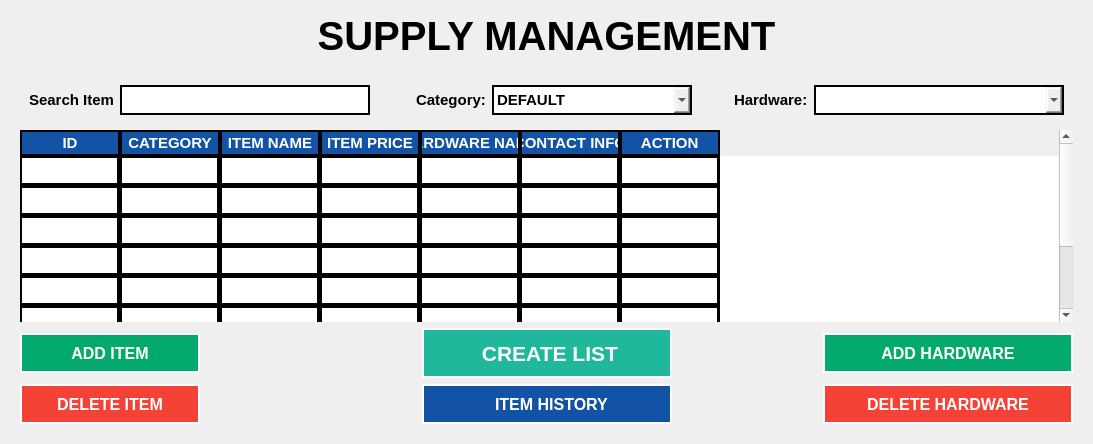
     <widget class="QWidget" name="page_2">
      <layout class="QGridLayout" name="gridLayout_12">
       <item row="2" column="0">
        <widget class="QFrame" name="supply_management_mainFrame">
         <property name="styleSheet">
          <string notr="true">QFrame{
border-style: none;

}</string>
         </property>
         <property name="frameShape">
          <enum>QFrame::StyledPanel</enum>
         </property>
         <property name="frameShadow">
          <enum>QFrame::Raised</enum>
         </property>
         <layout class="QGridLayout" name="gridLayout_13">
          <property name="leftMargin">
           <number>0</number>
          </property>
          <property name="topMargin">
           <number>0</number>
          </property>
          <property name="rightMargin">
           <number>0</number>
          </property>
          <property name="bottomMargin">
           <number>0</number>
          </property>
          <property name="spacing">
           <number>0</number>
          </property>
          <item row="0" column="0">
           <widget class="QFrame" name="frame_16">
            <property name="maximumSize">
             <size>
              <width>16777215</width>
              <height>16777215</height>
             </size>
            </property>
            <property name="frameShape">
             <enum>QFrame::StyledPanel</enum>
            </property>
            <property name="frameShadow">
             <enum>QFrame::Raised</enum>
            </property>
            <layout class="QVBoxLayout" name="verticalLayout_6">
             <item>
              <widget class="QFrame" name="frame_23">
               <property name="styleSheet">
                <string notr="true">border-style: none;</string>
               </property>
               <property name="frameShape">
                <enum>QFrame::StyledPanel</enum>
               </property>
               <property name="frameShadow">
                <enum>QFrame::Raised</enum>
               </property>
               <layout class="QHBoxLayout" name="horizontalLayout_16">
                <item>
                 <widget class="QPushButton" name="pushButton_18">
                  <property name="enabled">
                   <bool>false</bool>
                  </property>
                  <property name="maximumSize">
                   <size>
                    <width>120</width>
                    <height>16777215</height>
                   </size>
                  </property>
                  <property name="styleSheet">
                   <string notr="true">border-color: white;
border-style: none;
font-family: Segoe UI;
font-weight: bold;
color: black;
font-size: 15px;
</string>
                  </property>
                  <property name="text">
                   <string>Search Item</string>
                  </property>
                  <property name="icon">
                   <iconset>
                    <normaloff>images/ICON_SEARCH.png</normaloff>images/ICON_SEARCH.png</iconset>
                  </property>
                  <property name="iconSize">
                   <size>
                    <width>30</width>
                    <height>30</height>
                   </size>
                  </property>
                 </widget>
                </item>
                <item>
                 <widget class="QLineEdit" name="search_item_lineEdit">
                  <property name="minimumSize">
                   <size>
                    <width>250</width>
                    <height>30</height>
                   </size>
                  </property>
                  <property name="maximumSize">
                   <size>
                    <width>250</width>
                    <height>30</height>
                   </size>
                  </property>
                  <property name="focusPolicy">
                   <enum>Qt::StrongFocus</enum>
                  </property>
                  <property name="styleSheet">
                   <string notr="true">QLineEdit{
border-style: solid;
border-width: 2px;
border-color: black;
font-family: Segoe UI;
font-weight: bold;
color: black;
font-size: 15px;

}

QLineEdit::hover{
background-color: #efefef;
}</string>
                  </property>
                 </widget>
                </item>
                <item>
                 <spacer name="horizontalSpacer_8">
                  <property name="orientation">
                   <enum>Qt::Horizontal</enum>
                  </property>
                  <property name="sizeHint" stdset="0">
                   <size>
                    <width>40</width>
                    <height>20</height>
                   </size>
                  </property>
                 </spacer>
                </item>
                <item>
                 <widget class="QLabel" name="label_18">
                  <property name="styleSheet">
                   <string notr="true">border-color: white;
border-style: none;
font-family: Segoe UI;
font-weight: bold;
color: black;
font-size: 15px;
</string>
                  </property>
                  <property name="text">
                   <string>Category:</string>
                  </property>
                 </widget>
                </item>
                <item>
                 <widget class="QComboBox" name="categoryBox">
                  <property name="minimumSize">
                   <size>
                    <width>200</width>
                    <height>30</height>
                   </size>
                  </property>
                  <property name="maximumSize">
                   <size>
                    <width>150</width>
                    <height>30</height>
                   </size>
                  </property>
                  <property name="cursor">
                   <cursorShape>PointingHandCursor</cursorShape>
                  </property>
                  <property name="styleSheet">
                   <string notr="true">QComboBox{
border-style: solid;
border-width: 2px;
border-color: black;
font-family: Segoe UI;
font-weight: bold;
color: black;
font-size: 15px;

}

QComboBox::hover{
background-color: #efefef;
}</string>
                  </property>
                  <item>
                   <property name="text">
                    <string>DEFAULT</string>
                   </property>
                  </item>
                  <item>
                   <property name="text">
                    <string>CARPENTRY</string>
                   </property>
                  </item>
                  <item>
                   <property name="text">
                    <string>GENERAL HARDWARE</string>
                   </property>
                  </item>
                  <item>
                   <property name="text">
                    <string>GLASS</string>
                   </property>
                  </item>
                  <item>
                   <property name="text">
                    <string>HOME FURNISHING</string>
                   </property>
                  </item>
                  <item>
                   <property name="text">
                    <string>MASONRY</string>
                   </property>
                  </item>
                  <item>
                   <property name="text">
                    <string>METAL WORKS</string>
                   </property>
                  </item>
                  <item>
                   <property name="text">
                    <string>PAINTS</string>
                   </property>
                  </item>
                  <item>
                   <property name="text">
                    <string>PLUMBING</string>
                   </property>
                  </item>
                  <item>
                   <property name="text">
                    <string>ROOFING</string>
                   </property>
                  </item>
                 </widget>
                </item>
                <item>
                 <widget class="QFrame" name="frame_15">
                  <property name="minimumSize">
                   <size>
                    <width>30</width>
                    <height>30</height>
                   </size>
                  </property>
                  <property name="maximumSize">
                   <size>
                    <width>30</width>
                    <height>30</height>
                   </size>
                  </property>
                  <property name="frameShape">
                   <enum>QFrame::StyledPanel</enum>
                  </property>
                  <property name="frameShadow">
                   <enum>QFrame::Raised</enum>
                  </property>
                 </widget>
                </item>
                <item>
                 <widget class="QLabel" name="label_19">
                  <property name="styleSheet">
                   <string notr="true">border-color: white;
border-style: none;
font-family: Segoe UI;
font-weight: bold;
color: black;
font-size: 15px;
</string>
                  </property>
                  <property name="text">
                   <string>Hardware:</string>
                  </property>
                 </widget>
                </item>
                <item>
                 <widget class="QComboBox" name="hardwareBox">
                  <property name="minimumSize">
                   <size>
                    <width>250</width>
                    <height>30</height>
                   </size>
                  </property>
                  <property name="maximumSize">
                   <size>
                    <width>150</width>
                    <height>30</height>
                   </size>
                  </property>
                  <property name="cursor">
                   <cursorShape>PointingHandCursor</cursorShape>
                  </property>
                  <property name="styleSheet">
                   <string notr="true">QComboBox{
border-style: solid;
border-width: 2px;
border-color: black;
font-family: Segoe UI;
font-weight: bold;
color: black;
font-size: 15px;

}

QComboBox::hover{
background-color: #efefef;
}</string>
                  </property>
                 </widget>
                </item>
               </layout>
              </widget>
             </item>
             <item>
              <widget class="QTableWidget" name="supply_management_table">
               <property name="focusPolicy">
                <enum>Qt::NoFocus</enum>
               </property>
               <property name="styleSheet">
                <string notr="true">QTableWidget{
background-color: white;
gridline-color: black;
font-family: Segoe UI;
font-weight: bold;
color: black;
font-size: 11pt;

	
}
QTableView::item {
border: 2px solid black;
}
QHeaderView::section{
background-color: #1353A5;
border: 2px solid black;
font: bold 11pt Arial, serif;
color: rgb(255, 255, 255);
}
</string>
               </property>
               <property name="frameShape">
                <enum>QFrame::NoFrame</enum>
               </property>
               <property name="frameShadow">
                <enum>QFrame::Sunken</enum>
               </property>
               <property name="horizontalScrollBarPolicy">
                <enum>Qt::ScrollBarAlwaysOff</enum>
               </property>
               <property name="editTriggers">
                <set>QAbstractItemView::NoEditTriggers</set>
               </property>
               <property name="gridStyle">
                <enum>Qt::SolidLine</enum>
               </property>
               <attribute name="verticalHeaderVisible">
                <bool>false</bool>
               </attribute>
               <attribute name="verticalHeaderHighlightSections">
                <bool>true</bool>
               </attribute>
               <row>
                <property name="text">
                 <string>New Row</string>
                </property>
               </row>
               <row>
                <property name="text">
                 <string>New Row</string>
                </property>
               </row>
               <row>
                <property name="text">
                 <string>New Row</string>
                </property>
               </row>
               <row>
                <property name="text">
                 <string>New Row</string>
                </property>
               </row>
               <row>
                <property name="text">
                 <string>New Row</string>
                </property>
               </row>
               <row>
                <property name="text">
                 <string>New Row</string>
                </property>
               </row>
               <row>
                <property name="text">
                 <string>New Row</string>
                </property>
               </row>
               <row>
                <property name="text">
                 <string>New Row</string>
                </property>
               </row>
               <column>
                <property name="text">
                 <string> ID </string>
                </property>
               </column>
               <column>
                <property name="text">
                 <string>CATEGORY</string>
                </property>
               </column>
               <column>
                <property name="text">
                 <string>ITEM NAME</string>
                </property>
               </column>
               <column>
                <property name="text">
                 <string> ITEM PRICE </string>
                </property>
               </column>
               <column>
                <property name="text">
                 <string>HARDWARE NAME</string>
                </property>
               </column>
               <column>
                <property name="text">
                 <string> CONTACT INFO </string>
                </property>
               </column>
               <column>
                <property name="text">
                 <string> ACTION </string>
                </property>
               </column>
              </widget>
             </item>
             <item>
              <widget class="QFrame" name="frame_21">
               <property name="frameShape">
                <enum>QFrame::StyledPanel</enum>
               </property>
               <property name="frameShadow">
                <enum>QFrame::Raised</enum>
               </property>
               <layout class="QHBoxLayout" name="horizontalLayout_8">
                <property name="spacing">
                 <number>0</number>
                </property>
                <property name="leftMargin">
                 <number>0</number>
                </property>
                <property name="topMargin">
                 <number>0</number>
                </property>
                <property name="rightMargin">
                 <number>0</number>
                </property>
                <property name="bottomMargin">
                 <number>0</number>
                </property>
                <item>
                 <widget class="QPushButton" name="add_item_btn">
                  <property name="minimumSize">
                   <size>
                    <width>180</width>
                    <height>40</height>
                   </size>
                  </property>
                  <property name="maximumSize">
                   <size>
                    <width>180</width>
                    <height>40</height>
                   </size>
                  </property>
                  <property name="cursor">
                   <cursorShape>PointingHandCursor</cursorShape>
                  </property>
                  <property name="focusPolicy">
                   <enum>Qt::NoFocus</enum>
                  </property>
                  <property name="styleSheet">
                   <string notr="true">QPushButton{

border-radius:  0px;
border-style: solid;
background-color: #04AA6D;
color: white;
font-family: Segoe UI;
font-weight: bold;
font-size: 12pt;
border-width: 2px;

}

QPushButton:hover{
	background-color: #026641;
	color: white;
}</string>
                  </property>
                  <property name="text">
                   <string>ADD ITEM</string>
                  </property>
                 </widget>
                </item>
                <item>
                 <widget class="QFrame" name="frame_3">
                  <property name="minimumSize">
                   <size>
                    <width>70</width>
                    <height>0</height>
                   </size>
                  </property>
                  <property name="maximumSize">
                   <size>
                    <width>70</width>
                    <height>16777215</height>
                   </size>
                  </property>
                  <property name="frameShape">
                   <enum>QFrame::StyledPanel</enum>
                  </property>
                  <property name="frameShadow">
                   <enum>QFrame::Raised</enum>
                  </property>
                 </widget>
                </item>
                <item>
                 <spacer name="horizontalSpacer_5">
                  <property name="orientation">
                   <enum>Qt::Horizontal</enum>
                  </property>
                  <property name="sizeHint" stdset="0">
                   <size>
                    <width>40</width>
                    <height>20</height>
                   </size>
                  </property>
                 </spacer>
                </item>
                <item>
                 <widget class="QPushButton" name="createList_btn">
                  <property name="minimumSize">
                   <size>
                    <width>250</width>
                    <height>50</height>
                   </size>
                  </property>
                  <property name="maximumSize">
                   <size>
                    <width>235</width>
                    <height>50</height>
                   </size>
                  </property>
                  <property name="cursor">
                   <cursorShape>PointingHandCursor</cursorShape>
                  </property>
                  <property name="focusPolicy">
                   <enum>Qt::NoFocus</enum>
                  </property>
                  <property name="styleSheet">
                   <string notr="true">QPushButton{

border-radius:  0px;
border-style: solid;
background-color: #1FB89B;
color: white;
font-family: Segoe UI;
font-weight: bold;
font-size: 16pt;
border-width: 2px;

}

QPushButton:hover{
	background-color: #62CDB9;
	color: white;
}</string>
                  </property>
                  <property name="text">
                   <string> CREATE LIST</string>
                  </property>
                  <property name="icon">
                   <iconset>
                    <normaloff>images/ICON_LIST.png</normaloff>images/ICON_LIST.png</iconset>
                  </property>
                  <property name="iconSize">
                   <size>
                    <width>35</width>
                    <height>35</height>
                   </size>
                  </property>
                 </widget>
                </item>
                <item>
                 <spacer name="horizontalSpacer_13">
                  <property name="orientation">
                   <enum>Qt::Horizontal</enum>
                  </property>
                  <property name="sizeHint" stdset="0">
                   <size>
                    <width>40</width>
                    <height>20</height>
                   </size>
                  </property>
                 </spacer>
                </item>
                <item>
                 <widget class="QPushButton" name="add_hardware_btn">
                  <property name="minimumSize">
                   <size>
                    <width>250</width>
                    <height>40</height>
                   </size>
                  </property>
                  <property name="maximumSize">
                   <size>
                    <width>250</width>
                    <height>40</height>
                   </size>
                  </property>
                  <property name="cursor">
                   <cursorShape>PointingHandCursor</cursorShape>
                  </property>
                  <property name="focusPolicy">
                   <enum>Qt::NoFocus</enum>
                  </property>
                  <property name="styleSheet">
                   <string notr="true">QPushButton{

border-radius:  0px;
border-style: solid;
background-color: #04AA6D;
color: white;
font-family: Segoe UI;
font-weight: bold;
font-size: 12pt;
border-width: 2px;

}

QPushButton:hover{
	background-color: #026641;
	color: white;
}</string>
                  </property>
                  <property name="text">
                   <string>ADD HARDWARE</string>
                  </property>
                 </widget>
                </item>
               </layout>
              </widget>
             </item>
             <item>
              <widget class="QFrame" name="frame_17">
               <property name="styleSheet">
                <string notr="true">border-style: none;</string>
               </property>
               <property name="frameShape">
                <enum>QFrame::StyledPanel</enum>
               </property>
               <property name="frameShadow">
                <enum>QFrame::Raised</enum>
               </property>
               <layout class="QHBoxLayout" name="horizontalLayout_6">
                <property name="spacing">
                 <number>0</number>
                </property>
                <property name="leftMargin">
                 <number>0</number>
                </property>
                <property name="topMargin">
                 <number>0</number>
                </property>
                <property name="rightMargin">
                 <number>0</number>
                </property>
                <property name="bottomMargin">
                 <number>0</number>
                </property>
                <item>
                 <widget class="QPushButton" name="delete_item_btn">
                  <property name="minimumSize">
                   <size>
                    <width>180</width>
                    <height>40</height>
                   </size>
                  </property>
                  <property name="maximumSize">
                   <size>
                    <width>180</width>
                    <height>40</height>
                   </size>
                  </property>
                  <property name="cursor">
                   <cursorShape>PointingHandCursor</cursorShape>
                  </property>
                  <property name="focusPolicy">
                   <enum>Qt::NoFocus</enum>
                  </property>
                  <property name="styleSheet">
                   <string notr="true">QPushButton{

border-radius:  0px;
border-style: solid;
background-color: #f44336;
color: white;
font-family: Segoe UI;
font-weight: bold;
font-size: 12pt;
border-width: 2px;

}

QPushButton:hover{
	background-color: #aa2e25;
	color: white;
}</string>
                  </property>
                  <property name="text">
                   <string>DELETE ITEM</string>
                  </property>
                 </widget>
                </item>
                <item>
                 <widget class="QFrame" name="frame_28">
                  <property name="minimumSize">
                   <size>
                    <width>70</width>
                    <height>0</height>
                   </size>
                  </property>
                  <property name="maximumSize">
                   <size>
                    <width>70</width>
                    <height>16777215</height>
                   </size>
                  </property>
                  <property name="frameShape">
                   <enum>QFrame::StyledPanel</enum>
                  </property>
                  <property name="frameShadow">
                   <enum>QFrame::Raised</enum>
                  </property>
                 </widget>
                </item>
                <item>
                 <spacer name="horizontalSpacer_3">
                  <property name="orientation">
                   <enum>Qt::Horizontal</enum>
                  </property>
                  <property name="sizeHint" stdset="0">
                   <size>
                    <width>40</width>
                    <height>20</height>
                   </size>
                  </property>
                 </spacer>
                </item>
                <item>
                 <widget class="QPushButton" name="item_history_btn">
                  <property name="minimumSize">
                   <size>
                    <width>250</width>
                    <height>40</height>
                   </size>
                  </property>
                  <property name="maximumSize">
                   <size>
                    <width>250</width>
                    <height>50</height>
                   </size>
                  </property>
                  <property name="cursor">
                   <cursorShape>PointingHandCursor</cursorShape>
                  </property>
                  <property name="focusPolicy">
                   <enum>Qt::NoFocus</enum>
                  </property>
                  <property name="styleSheet">
                   <string notr="true">QPushButton{

border-radius:  0px;
border-style: solid;
background-color: #1353A5;
color: white;
font-family: Segoe UI;
font-weight: bold;
font-size: 12pt;
border-width: 2px;

}

QPushButton:hover{
	background-color: #0B3163;
	color: white;
}</string>
                  </property>
                  <property name="text">
                   <string>  ITEM HISTORY</string>
                  </property>
                  <property name="icon">
                   <iconset>
                    <normaloff>images/ICON_HISTORY.png</normaloff>images/ICON_HISTORY.png</iconset>
                  </property>
                  <property name="iconSize">
                   <size>
                    <width>27</width>
                    <height>27</height>
                   </size>
                  </property>
                 </widget>
                </item>
                <item>
                 <spacer name="horizontalSpacer_6">
                  <property name="orientation">
                   <enum>Qt::Horizontal</enum>
                  </property>
                  <property name="sizeHint" stdset="0">
                   <size>
                    <width>40</width>
                    <height>20</height>
                   </size>
                  </property>
                 </spacer>
                </item>
                <item>
                 <widget class="QPushButton" name="delete_hardware_btn">
                  <property name="minimumSize">
                   <size>
                    <width>250</width>
                    <height>40</height>
                   </size>
                  </property>
                  <property name="maximumSize">
                   <size>
                    <width>250</width>
                    <height>40</height>
                   </size>
                  </property>
                  <property name="cursor">
                   <cursorShape>PointingHandCursor</cursorShape>
                  </property>
                  <property name="focusPolicy">
                   <enum>Qt::NoFocus</enum>
                  </property>
                  <property name="styleSheet">
                   <string notr="true">QPushButton{

border-radius:  0px;
border-style: solid;
background-color: #f44336;
color: white;
font-family: Segoe UI;
font-weight: bold;
font-size: 12pt;
border-width: 2px;

}

QPushButton:hover{
	background-color: #aa2e25;
	color: white;
}</string>
                  </property>
                  <property name="text">
                   <string>DELETE HARDWARE</string>
                  </property>
                 </widget>
                </item>
               </layout>
              </widget>
             </item>
            </layout>
           </widget>
          </item>
         </layout>
        </widget>
       </item>
       <item row="0" column="0">
        <widget class="QLabel" name="label_17">
         <property name="minimumSize">
          <size>
           <width>0</width>
           <height>50</height>
          </size>
         </property>
         <property name="maximumSize">
          <size>
           <width>16777215</width>
           <height>50</height>
          </size>
         </property>
         <property name="styleSheet">
          <string notr="true">border-color: #E4E4E4;
font-family: Segoe UI;
font-weight: bold;
color: black;
font-size: 30pt;
</string>
         </property>
         <property name="text">
          <string>SUPPLY MANAGEMENT</string>
         </property>
         <property name="alignment">
          <set>Qt::AlignCenter</set>
         </property>
        </widget>
       </item>
      </layout>
     </widget>
